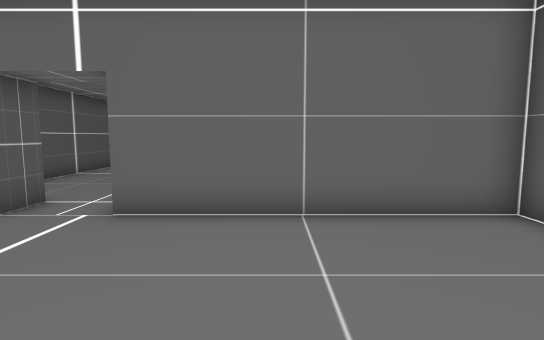
[1] (above)

24 first-person views from a walk through a 3-D level made in the Godot game engine. The camera is 1.4 m above the floor, tilts 6° down and sees 80° across. Doors that lead somewhere are drawn open, without their leaves. The floor is counted in squares, 1 m on a side. Each view is taken from the middle of a square. On the plan, view 1 faces up. The plan holds only what a view shows up to about 15 squares ahead; the rest is blank. The place goes on beyond the plan. Flat picture figures and markers are not drawn. Characters and animated objects are not drawn. Some surface patterns are stand-ins.

[2]
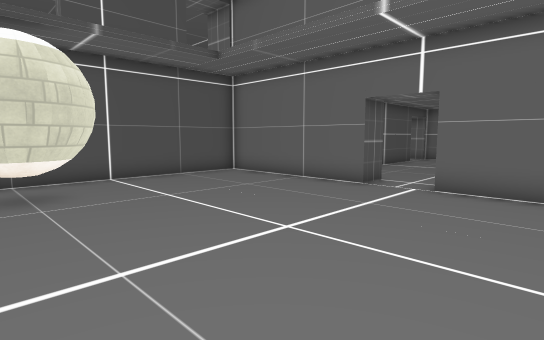

[3]
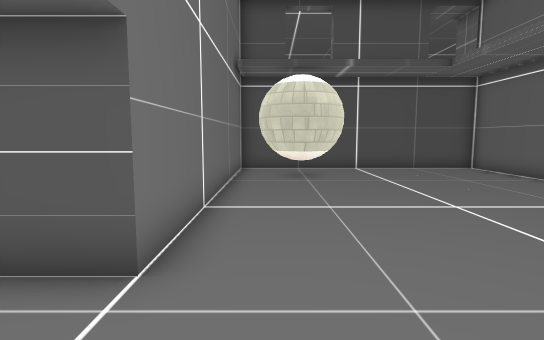

[4]
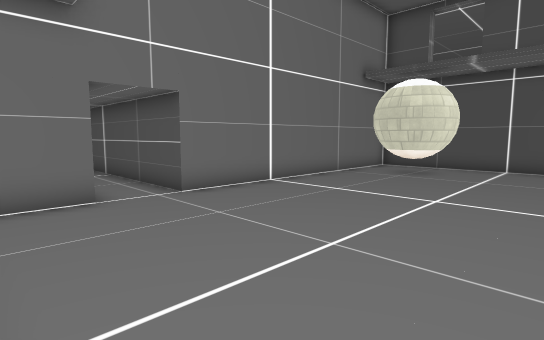

[5]
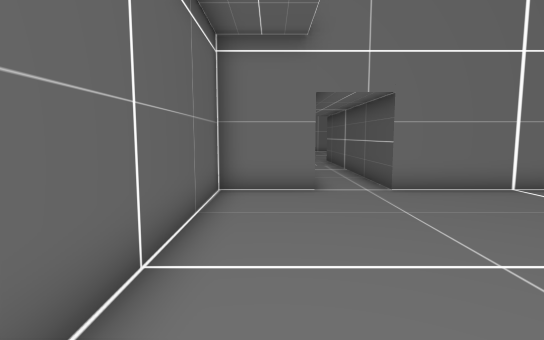

[6]
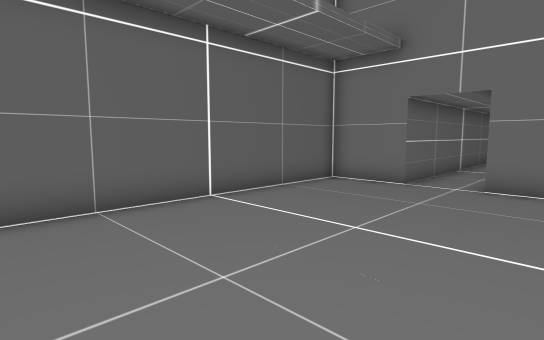

[7]
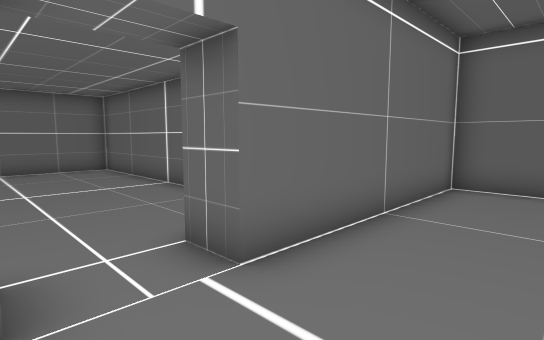

[8]
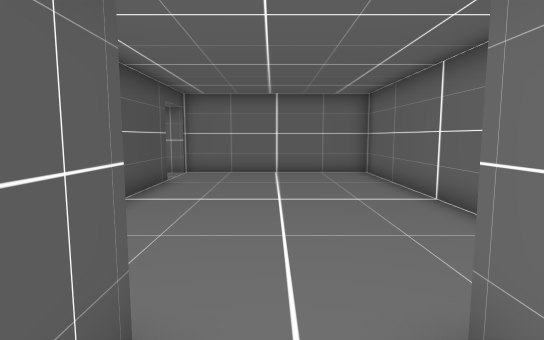

[9]
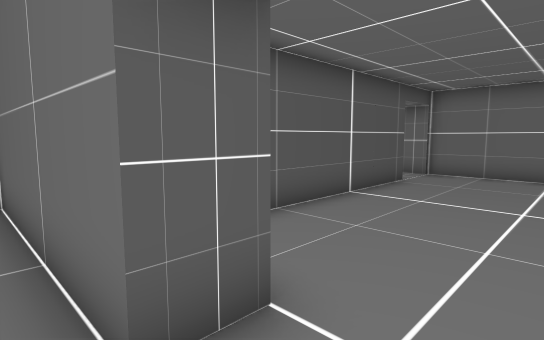

[10]
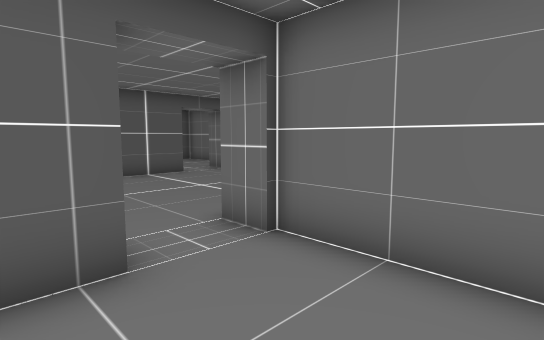

[11]
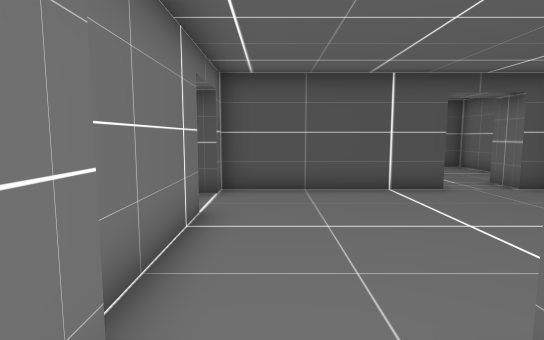

[12]
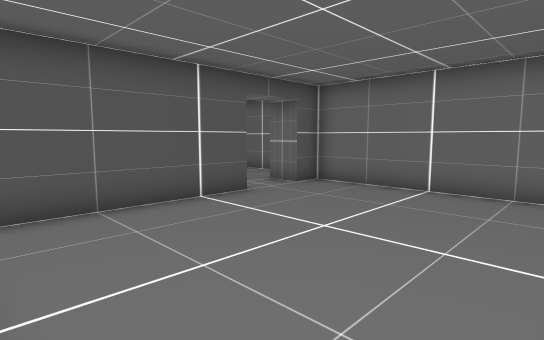

[13]
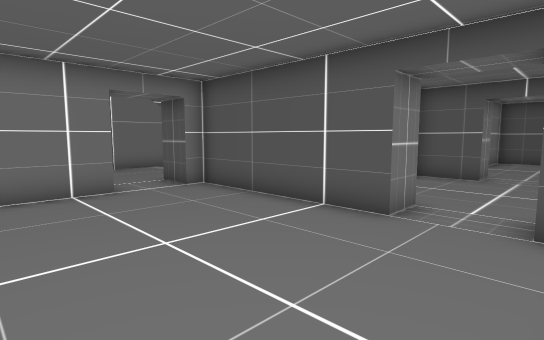

[14]
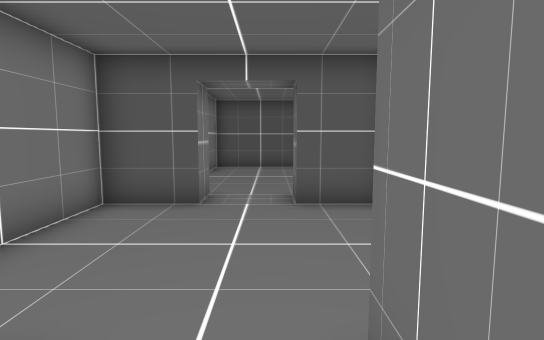

[15]
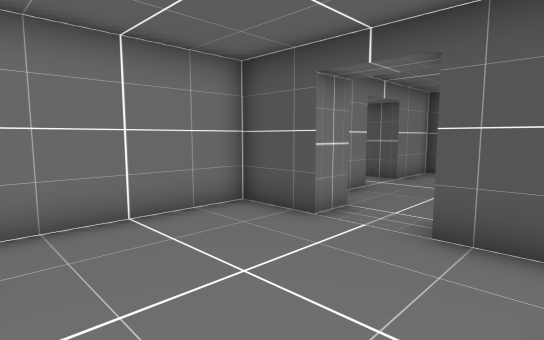

[16]
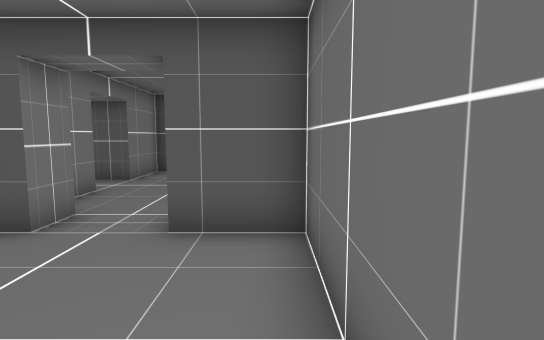

[17]
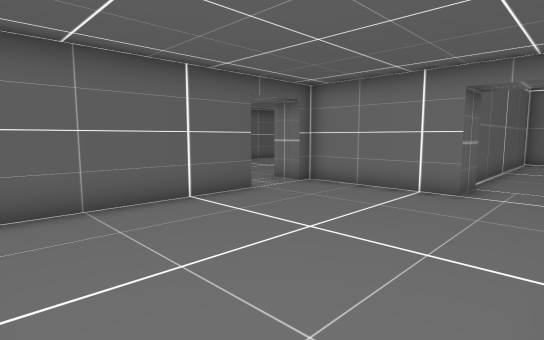

[18]
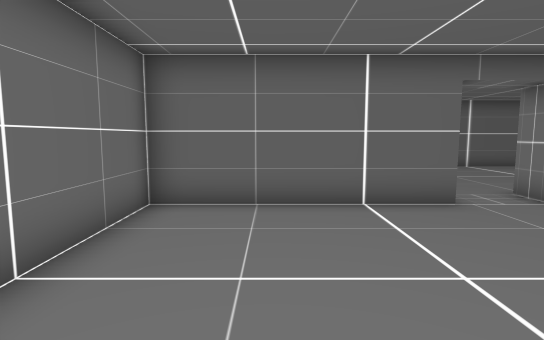

[19]
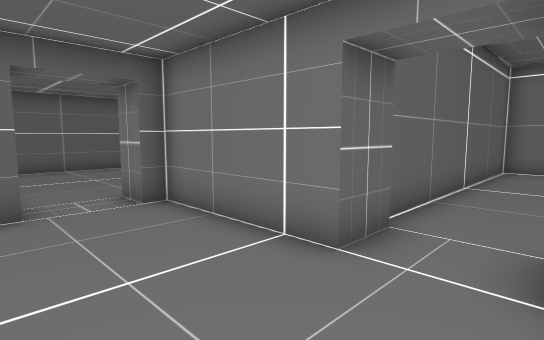

[20]
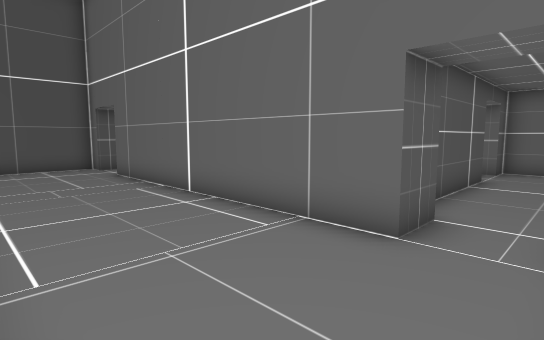

[21]
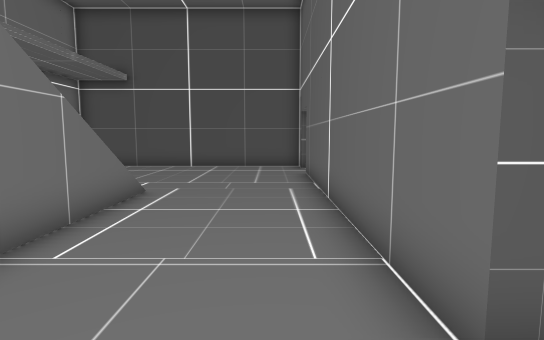

[22]
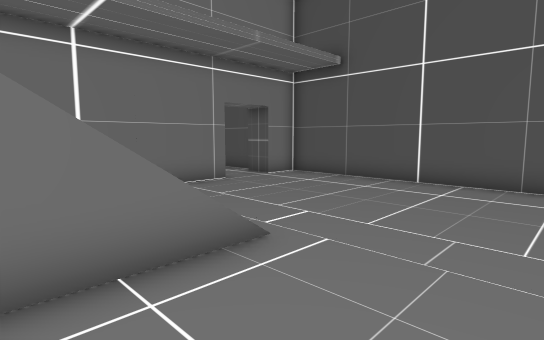

[23]
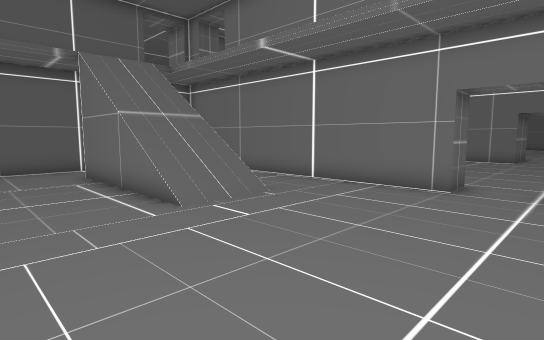

[24]
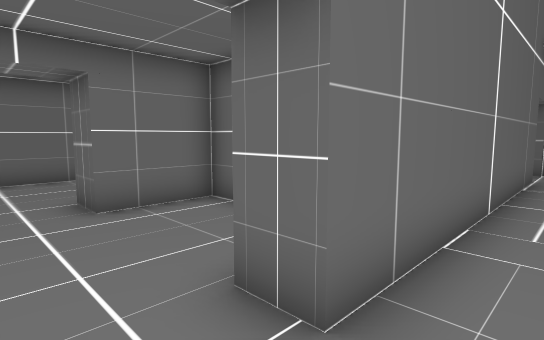

### Floor plan
Key: @ floor where view 1 was taken; # wall or solid block; . floor; / step, stairs or slope; D open door; v drop or lower ground.
Columns run from 30 left of view 1 to 5 right of it. Each row starts with its distance up from view 1.
 25         #####
 24     #####.....#########
 23 #...... #.....#.......#
 22 #.......D.....D.......#
 21 #.......D.....D.......#
 20 #.......#.....#.......#
 19 ###DD####.....#.......#
 18    .....#######.......#########
 17    .....      #.......D.......#
 16    ....       #.......D.......#
 15    ....       #.DD....#.......#
 14   #DD###########.######.......#
 13   #...............#   #.......#
 12   #...............#   #.......#
 11   #...............#   #.......#
 10   #...............#   #.......#
  9   #.......#vvvv#..#   #.......
  8   #......///////..#     .....
  7   #......///////..#      #D.#
  6   #...............########DD########
  5   #.........    ..DD...............#
  4   #..........   ..DD...............#
  3   ##DD#########DD###...............#
  2    #..#            #...............#
  1    #...            #...............#
  0    #...            #..........@....#
 -1     ...            D###............#
 -2     ...            D ##............#
 -3     ....           #.##............#
 -4      ...           #...............#
 -5      ...           ###########DDD###
 -6      ..                      ##.##
 -7                               #.#
 -8                               #.#
 -9                               #.#

Where each view was taken, in squares from view 1:
view 1: 0 up, 0 right, facing up
view 2: 3 down, 0 right, facing up-left
view 3: 3 down, 3 right, facing left
view 4: 3 up, 4 right, facing down-left
view 5: 4 up, 3 right, facing down
view 6: 5 up, 2 left, facing down-right
view 7: 3 up, 5 left, facing up-right
view 8: 5 up, 4 left, facing up
view 9: 5 up, 3 left, facing up-left
view 10: 14 up, 4 left, facing up-left
view 11: 16 up, 7 left, facing left
view 12: 15 up, 9 left, facing up-left
view 13: 23 up, 10 left, facing down-left
view 14: 22 up, 15 left, facing left
view 15: 24 up, 17 left, facing down-left
view 16: 24 up, 17 left, facing left
view 17: 23 up, 15 left, facing down-right
view 18: 21 up, 15 left, facing right
view 19: 18 up, 15 left, facing down-right
view 20: 9 up, 13 left, facing up-left
view 21: 12 up, 13 left, facing left
view 22: 12 up, 18 left, facing down-left
view 23: 12 up, 27 left, facing down-right
view 24: 12 up, 27 left, facing up-right
